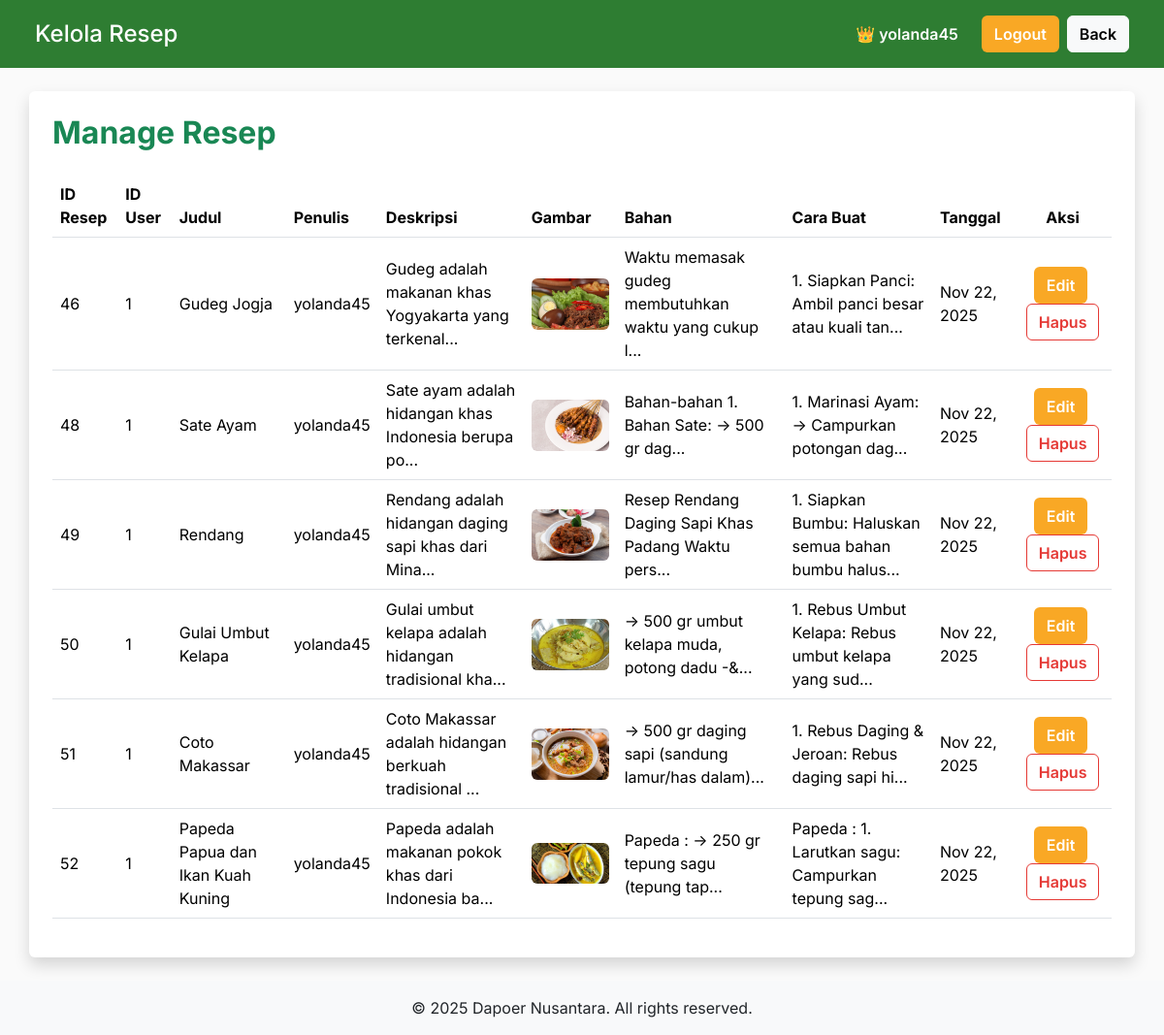
Page /kelola_resep.php (signed in) on the committed database.
### tables this page shows
CREATE TABLE `resep` (
  `id_resep` int(11) NOT NULL,
  `id_user` int(11) NOT NULL,
  `judul` varchar(255) DEFAULT NULL,
  `penulis` varchar(100) DEFAULT NULL,
  `deskripsi` text DEFAULT NULL,
  `gambar` varchar(255) DEFAULT NULL,
  `bahan` varchar(1000) NOT NULL,
  `cara_buat` varchar(5000) NOT NULL,
  `tanggal` date DEFAULT curdate()
);

### kelola_resep.php (the view, shortened to what this page needs)
<?php
include('koneksi.php');
$username = $_SESSION['admin_name'];
$query = "SELECT id_resep, id_user, judul, penulis, deskripsi, gambar, bahan, cara_buat, tanggal
          FROM resep ORDER BY id_resep ASC";
$result = mysqli_query($conn, $query);
?>
<!DOCTYPE html>
<html lang="en">
<head>
<link href="https://cdn.jsdelivr.net/npm/bootstrap@5.3.2/dist/css/bootstrap.min.css" rel="stylesheet">
</head>
<body>
<nav class="navbar navbar-expand-lg navbar-dark navbar-custom px-4 py-3">
    <div class="container-fluid d-flex justify-content-between">
        <h1 class="text-white fs-4 m-0">Kelola Resep</h1>
        <div class="d-flex gap-2 align-items-center text-white fw-semibold">
            👑 <?= htmlspecialchars($username); ?>
            <a href="logout.php" class="btn btn-warning-custom ms-3">Logout</a>
            <a href="dashboard_admin.php" class="btn btn-light fw-semibold">Back</a>
        </div>
    </div>
</nav>
<div class="container bg-white rounded shadow mt-4 p-4">
    <h2 class="text-success fw-bold mb-4">Manage Resep</h2>
    <div class="table-responsive">
        <table class="table table-hover align-middle">
            <thead>
                <tr>
                    <th>ID Resep</th>
                    <th>ID User</th>
                    <th>Judul</th>
                    <th>Penulis</th>
                    <th>Deskripsi</th>
                    <th>Gambar</th>
                    <th>Bahan</th>
                    <th>Cara Buat</th>
                    <th>Tanggal</th>
                    <th class="text-center">Aksi</th>
                </tr>
            </thead>
            <tbody>
            <?php while ($row = mysqli_fetch_assoc($result)): ?>
                <tr>
                    <td><?= $row['id_resep']; ?></td>
                    <td><?= $row['id_user']; ?></td>
                    <td><?= htmlspecialchars($row['judul']); ?></td>
                    <td><?= htmlspecialchars($row['penulis']); ?></td>
                    <td><?= substr(htmlspecialchars($row['deskripsi']), 0, 50) . "..."; ?></td>
                    <td>
                        <?php if (!empty($row['gambar'])): ?>
                            <img src="uploads/<?= $row['gambar']; ?>" class="thumb">
                        <?php else: ?>
                            <i class="text-secondary">(No image)</i>
                        <?php endif; ?>
                    </td>
                    <td><?= substr(htmlspecialchars($row['bahan']), 0, 50) . "..."; ?></td>
                    <td><?= substr(htmlspecialchars($row['cara_buat']), 0, 50) . "..."; ?></td>
                    <td><?= date('M d, Y', strtotime($row['tanggal'])); ?></td>
                    <td class="text-center">
                        <button class="btn btn-warning-custom me-1"
                                onclick="editResep(<?= $row['id_resep']; ?>)">
                            Edit
                        </button>
                        <button class="btn btn-danger-outline"
                                onclick="deleteResep(<?= $row['id_resep']; ?>)">
                            Hapus
                        </button>
                    </td>
                </tr>
            <?php endwhile; ?>
            </tbody>
        </table>
    </div>
</div>
<footer class="text-center mt-4 p-3 bg-light">
    &copy; 2025 Dapoer Nusantara. All rights reserved.
</footer>
</body>
</html>

### kelola_resep.php (style rules this page uses)
body { font-family: 'Inter', sans-serif; background-color: #FAFAFA; }
.navbar-custom { background-color: #2E7D32; }
.btn-warning-custom { background-color: #F9A825; color: white; font-weight: 600; }
.btn-danger-outline { border: 1px solid #E53935; color: #E53935; font-weight: 600; }
.table thead { background-color: #E8F5E9; }
img.thumb { width: 80px; border-radius: 6px; }

### rows in the picture
resep: id_resep "46", id_user "1", judul "Gudeg Jogja", penulis "yolanda45", deskripsi "Gudeg adalah makanan khas Yogyakarta yang terkenal", gambar (picture), bahan "Waktu memasak gudeg membutuhkan waktu yang cukup l", cara_buat "1. Siapkan Panci: Ambil panci besar atau kuali tan", tanggal "Nov 22, 2025"
resep: id_resep "48", id_user "1", judul "Sate Ayam", penulis "yolanda45", deskripsi "Sate ayam adalah hidangan khas Indonesia berupa po", gambar (picture), bahan "Bahan-bahan 1. Bahan Sate: -> 500 gr dag", cara_buat "1. Marinasi Ayam: -> Campurkan potongan dag", tanggal "Nov 22, 2025"
resep: id_resep "49", id_user "1", judul "Rendang", penulis "yolanda45", deskripsi "Rendang adalah hidangan daging sapi khas dari Mina", gambar (picture), bahan "Resep Rendang Daging Sapi Khas Padang Waktu pers", cara_buat "1. Siapkan Bumbu: Haluskan semua bahan bumbu halus", tanggal "Nov 22, 2025"
resep: id_resep "50", id_user "1", judul "Gulai Umbut Kelapa", penulis "yolanda45", deskripsi "Gulai umbut kelapa adalah hidangan tradisional kha", gambar (picture), bahan "-> 500 gr umbut kelapa muda, potong dadu -&", cara_buat "1. Rebus Umbut Kelapa: Rebus umbut kelapa yang sud", tanggal "Nov 22, 2025"
resep: id_resep "51", id_user "1", judul "Coto Makassar", penulis "yolanda45", deskripsi "Coto Makassar adalah hidangan berkuah tradisional", gambar (picture), bahan "-> 500 gr daging sapi (sandung lamur/has dalam)", cara_buat "1. Rebus Daging & Jeroan: Rebus daging sapi hi", tanggal "Nov 22, 2025"
resep: id_resep "52", id_user "1", judul "Papeda Papua dan Ikan Kuah Kuning", penulis "yolanda45", deskripsi "Papeda adalah makanan pokok khas dari Indonesia ba", gambar (picture), bahan "Papeda : -> 250 gr tepung sagu (tepung tap", cara_buat "Papeda : 1. Larutkan sagu: Campurkan tepung sag", tanggal "Nov 22, 2025"

### other values in the picture
$username "yolanda45"
